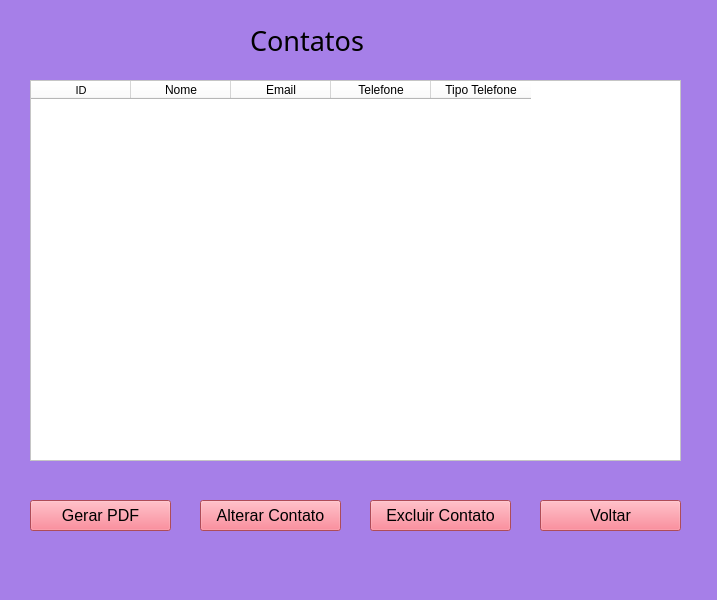
<?xml version="1.0" encoding="UTF-8"?>
<ui version="4.0">
 <class>MainWindow</class>
 <widget class="QMainWindow" name="MainWindow">
  <property name="geometry">
   <rect>
    <x>0</x>
    <y>0</y>
    <width>717</width>
    <height>600</height>
   </rect>
  </property>
  <property name="windowTitle">
   <string>MainWindow</string>
  </property>
  <property name="styleSheet">
   <string notr="true">background-color: rgba(166, 127, 232, 1);
</string>
  </property>
  <widget class="QWidget" name="centralwidget">
   <widget class="QTableWidget" name="tabela">
    <property name="geometry">
     <rect>
      <x>30</x>
      <y>80</y>
      <width>651</width>
      <height>381</height>
     </rect>
    </property>
    <property name="styleSheet">
     <string notr="true">background-color: rgb(255, 255, 255);
border-color: rgb(0, 0, 0);
gridline-color: rgb(6, 6, 6);</string>
    </property>
    <column>
     <property name="text">
      <string>ID</string>
     </property>
     <property name="font">
      <font>
       <pointsize>8</pointsize>
      </font>
     </property>
    </column>
    <column>
     <property name="text">
      <string>Nome</string>
     </property>
    </column>
    <column>
     <property name="text">
      <string>Email</string>
     </property>
    </column>
    <column>
     <property name="text">
      <string>Telefone</string>
     </property>
    </column>
    <column>
     <property name="text">
      <string>Tipo Telefone</string>
     </property>
    </column>
   </widget>
   <widget class="QPushButton" name="btnPDF">
    <property name="geometry">
     <rect>
      <x>30</x>
      <y>500</y>
      <width>141</width>
      <height>31</height>
     </rect>
    </property>
    <property name="font">
     <font>
      <pointsize>12</pointsize>
     </font>
    </property>
    <property name="styleSheet">
     <string notr="true">background-color: rgba(244, 107, 123, 1);
selection-background-color: rgba(142, 214, 128, 1);</string>
    </property>
    <property name="text">
     <string>Gerar PDF</string>
    </property>
   </widget>
   <widget class="QPushButton" name="btnAlterar">
    <property name="geometry">
     <rect>
      <x>200</x>
      <y>500</y>
      <width>141</width>
      <height>31</height>
     </rect>
    </property>
    <property name="font">
     <font>
      <pointsize>12</pointsize>
     </font>
    </property>
    <property name="styleSheet">
     <string notr="true">background-color: rgba(244, 107, 123, 1);
selection-background-color: rgba(142, 214, 128, 1);</string>
    </property>
    <property name="text">
     <string>Alterar Contato</string>
    </property>
   </widget>
   <widget class="QPushButton" name="btnExcluir">
    <property name="geometry">
     <rect>
      <x>370</x>
      <y>500</y>
      <width>141</width>
      <height>31</height>
     </rect>
    </property>
    <property name="font">
     <font>
      <pointsize>12</pointsize>
     </font>
    </property>
    <property name="styleSheet">
     <string notr="true">background-color: rgba(244, 107, 123, 1);
selection-background-color: rgba(142, 214, 128, 1);</string>
    </property>
    <property name="text">
     <string>Excluir Contato</string>
    </property>
   </widget>
   <widget class="QPushButton" name="btnVoltar">
    <property name="geometry">
     <rect>
      <x>540</x>
      <y>500</y>
      <width>141</width>
      <height>31</height>
     </rect>
    </property>
    <property name="font">
     <font>
      <pointsize>12</pointsize>
     </font>
    </property>
    <property name="styleSheet">
     <string notr="true">background-color: rgba(244, 107, 123, 1);
selection-background-color: rgba(142, 214, 128, 1);</string>
    </property>
    <property name="text">
     <string>Voltar</string>
    </property>
   </widget>
   <widget class="QLabel" name="label">
    <property name="geometry">
     <rect>
      <x>250</x>
      <y>10</y>
      <width>251</width>
      <height>61</height>
     </rect>
    </property>
    <property name="font">
     <font>
      <family>Wide Latin</family>
      <pointsize>20</pointsize>
     </font>
    </property>
    <property name="text">
     <string>Contatos</string>
    </property>
   </widget>
  </widget>
  <widget class="QMenuBar" name="menubar">
   <property name="geometry">
    <rect>
     <x>0</x>
     <y>0</y>
     <width>717</width>
     <height>26</height>
    </rect>
   </property>
  </widget>
  <widget class="QStatusBar" name="statusbar"/>
 </widget>
 <resources/>
 <connections/>
</ui>
